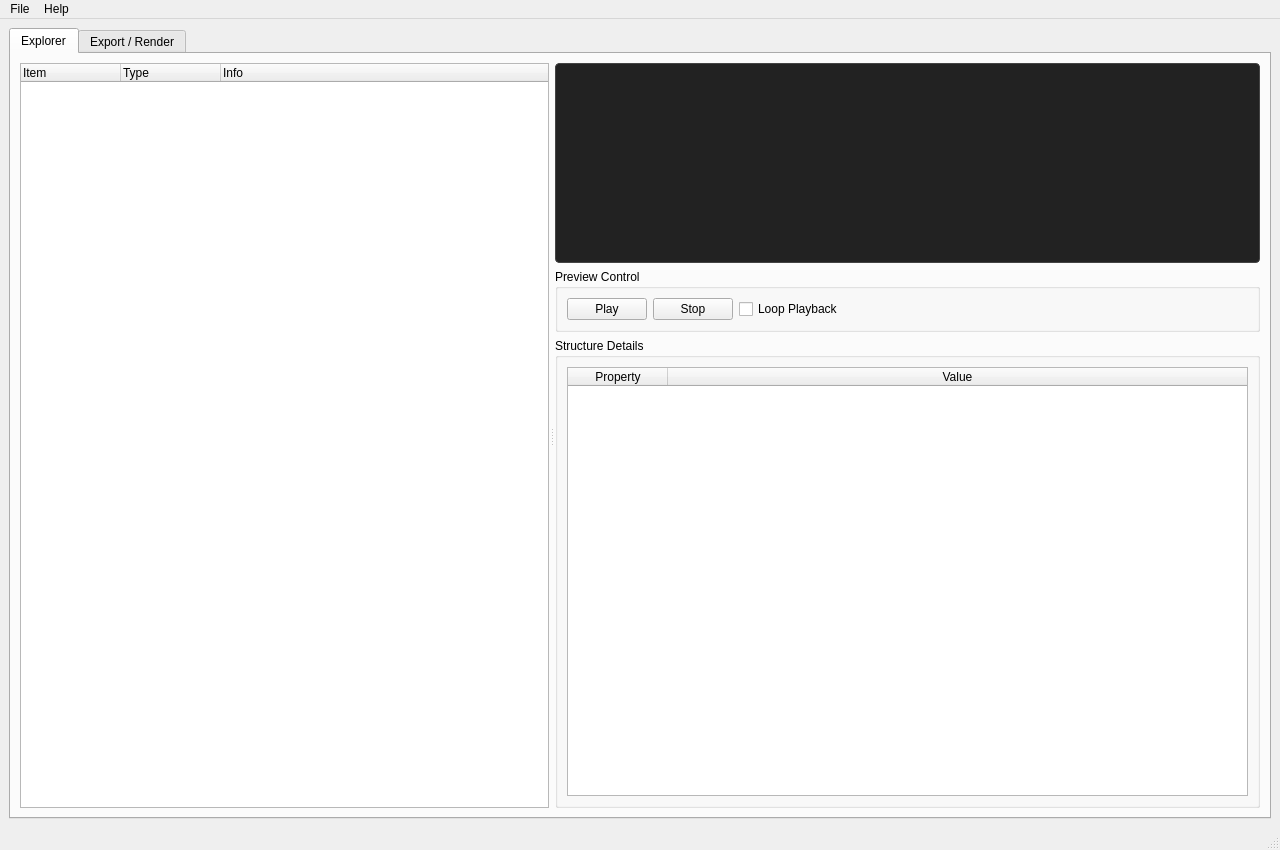
<?xml version="1.0" encoding="UTF-8"?>
<ui version="4.0">
 <class>MainWindow</class>
 <widget class="QMainWindow" name="MainWindow">
  <property name="geometry">
   <rect>
    <x>0</x>
    <y>0</y>
    <width>1280</width>
    <height>850</height>
   </rect>
  </property>
  <property name="windowTitle">
   <string>ApePlayer</string>
  </property>
  <widget class="QWidget" name="centralwidget">
   <layout class="QVBoxLayout" name="mainLayout">
    <property name="leftMargin">
     <number>9</number>
    </property>
    <property name="topMargin">
     <number>9</number>
    </property>
    <property name="rightMargin">
     <number>9</number>
    </property>
    <property name="bottomMargin">
     <number>9</number>
    </property>
    <item>
     <widget class="QTabWidget" name="mainTabWidget">
      <property name="currentIndex">
       <number>0</number>
      </property>
      <widget class="QWidget" name="tabExplorer">
       <attribute name="title">
        <string>Explorer</string>
       </attribute>
       <layout class="QVBoxLayout" name="explorerLayout">
        <item>
         <widget class="QSplitter" name="splitter">
          <property name="orientation">
           <enum>Qt::Orientation::Horizontal</enum>
          </property>
          <property name="handleWidth">
           <number>6</number>
          </property>
          <property name="childrenCollapsible">
           <bool>false</bool>
          </property>
          <widget class="QTreeWidget" name="treeWidget">
           <property name="alternatingRowColors">
            <bool>true</bool>
           </property>
           <property name="selectionMode">
            <enum>QAbstractItemView::SelectionMode::SingleSelection</enum>
           </property>
           <property name="animated">
            <bool>true</bool>
           </property>
           <property name="allColumnsShowFocus">
            <bool>true</bool>
           </property>
           <attribute name="headerStretchLastSection">
            <bool>true</bool>
           </attribute>
           <column>
            <property name="text">
             <string>Item</string>
            </property>
           </column>
           <column>
            <property name="text">
             <string>Type</string>
            </property>
           </column>
           <column>
            <property name="text">
             <string>Info</string>
            </property>
           </column>
          </widget>
          <widget class="QWidget" name="rightPanel" native="true">
           <layout class="QVBoxLayout" name="vLayoutRight">
            <property name="leftMargin">
             <number>0</number>
            </property>
            <property name="topMargin">
             <number>0</number>
            </property>
            <property name="rightMargin">
             <number>0</number>
            </property>
            <property name="bottomMargin">
             <number>0</number>
            </property>
            <item>
             <widget class="QFrame" name="waveformFrame">
              <property name="minimumSize">
               <size>
                <width>0</width>
                <height>200</height>
               </size>
              </property>
              <property name="styleSheet">
               <string notr="true">background-color: #222; border: 1px solid #444; border-radius: 4px;</string>
              </property>
              <property name="frameShape">
               <enum>QFrame::Shape::StyledPanel</enum>
              </property>
              <layout class="QVBoxLayout" name="waveformLayout"/>
             </widget>
            </item>
            <item>
             <widget class="QGroupBox" name="grpControls">
              <property name="title">
               <string>Preview Control</string>
              </property>
              <layout class="QHBoxLayout" name="ctlLayout">
               <item>
                <widget class="QPushButton" name="btnPlay">
                 <property name="text">
                  <string>Play</string>
                 </property>
                 <property name="icon">
                  <iconset theme="media-playback-start"/>
                 </property>
                </widget>
               </item>
               <item>
                <widget class="QPushButton" name="btnStop">
                 <property name="text">
                  <string>Stop</string>
                 </property>
                 <property name="icon">
                  <iconset theme="media-playback-stop"/>
                 </property>
                </widget>
               </item>
               <item>
                <widget class="QCheckBox" name="chkLoop">
                 <property name="text">
                  <string>Loop Playback</string>
                 </property>
                </widget>
               </item>
               <item>
                <spacer name="horizontalSpacer">
                 <property name="orientation">
                  <enum>Qt::Orientation::Horizontal</enum>
                 </property>
                 <property name="sizeHint" stdset="0">
                  <size>
                   <width>40</width>
                   <height>20</height>
                  </size>
                 </property>
                </spacer>
               </item>
              </layout>
             </widget>
            </item>
            <item>
             <widget class="QGroupBox" name="grpInfo">
              <property name="title">
               <string>Structure Details</string>
              </property>
              <layout class="QVBoxLayout" name="infoLayout">
               <item>
                <widget class="QTableWidget" name="propTable">
                 <property name="alternatingRowColors">
                  <bool>true</bool>
                 </property>
                 <property name="selectionMode">
                  <enum>QAbstractItemView::SelectionMode::SingleSelection</enum>
                 </property>
                 <property name="selectionBehavior">
                  <enum>QAbstractItemView::SelectionBehavior::SelectRows</enum>
                 </property>
                 <attribute name="horizontalHeaderStretchLastSection">
                  <bool>true</bool>
                 </attribute>
                 <attribute name="verticalHeaderVisible">
                  <bool>false</bool>
                 </attribute>
                 <column>
                  <property name="text">
                   <string>Property</string>
                  </property>
                 </column>
                 <column>
                  <property name="text">
                   <string>Value</string>
                  </property>
                 </column>
                </widget>
               </item>
              </layout>
             </widget>
            </item>
           </layout>
          </widget>
         </widget>
        </item>
       </layout>
      </widget>
      <widget class="QWidget" name="tabExport">
       <attribute name="title">
        <string>Export / Render</string>
       </attribute>
       <layout class="QVBoxLayout" name="vLayoutExport">
        <item>
         <widget class="QGroupBox" name="grpWav">
          <property name="title">
           <string>WAV Render</string>
          </property>
          <layout class="QGridLayout" name="gridWav">
           <item row="0" column="0">
            <widget class="QLabel" name="lbSq">
             <property name="text">
              <string>Sequence File (SQ/MID):</string>
             </property>
            </widget>
           </item>
           <item row="0" column="1">
            <widget class="QLineEdit" name="le_sqPath">
             <property name="placeholderText">
              <string>Select a sequence file...</string>
             </property>
            </widget>
           </item>
           <item row="0" column="2">
            <widget class="QToolButton" name="btnBrowseSq">
             <property name="text">
              <string>...</string>
             </property>
             <property name="icon">
              <iconset theme="document-open"/>
             </property>
            </widget>
           </item>
           <item row="1" column="0" colspan="2">
            <widget class="QCheckBox" name="chkReverb">
             <property name="text">
              <string>Enable generic reverb processing</string>
             </property>
             <property name="checked">
              <bool>true</bool>
             </property>
            </widget>
           </item>
           <item row="1" column="2">
            <widget class="QPushButton" name="btnRenderWav">
             <property name="text">
              <string>Render WAV</string>
             </property>
             <property name="icon">
              <iconset theme="media-record"/>
             </property>
            </widget>
           </item>
          </layout>
         </widget>
        </item>
        <item>
         <widget class="QGroupBox" name="grpBulk">
          <property name="title">
           <string>Operations</string>
          </property>
          <layout class="QVBoxLayout" name="bulkLayout">
           <item>
            <widget class="QLabel" name="lbBulk">
             <property name="text">
              <string>Convert entire directory of .HD files to .SF2 SoundFonts and .SQ files to MIDI.</string>
             </property>
             <property name="wordWrap">
              <bool>true</bool>
             </property>
            </widget>
           </item>
           <item>
            <widget class="QPushButton" name="btnBulk">
             <property name="text">
              <string>Start Bulk Export...</string>
             </property>
             <property name="icon">
              <iconset theme="system-run"/>
             </property>
            </widget>
           </item>
           <item>
            <widget class="QPushButton" name="btnSeq2Midi">
             <property name="text">
              <string>Convert SQ to MIDI...</string>
             </property>
             <property name="icon">
              <iconset theme="audio-x-generic"/>
             </property>
            </widget>
           </item>
          </layout>
         </widget>
        </item>
        <item>
         <widget class="QGroupBox" name="grpLog">
          <property name="title">
           <string>Output Log</string>
          </property>
          <layout class="QVBoxLayout" name="verticalLayout_2">
           <item>
            <widget class="QPlainTextEdit" name="logOutput">
             <property name="readOnly">
              <bool>true</bool>
             </property>
             <property name="plainText">
              <string>Ready.</string>
             </property>
            </widget>
           </item>
           <item>
            <widget class="QProgressBar" name="progressBar">
             <property name="value">
              <number>0</number>
             </property>
            </widget>
           </item>
          </layout>
         </widget>
        </item>
       </layout>
      </widget>
     </widget>
    </item>
   </layout>
  </widget>
  <widget class="QMenuBar" name="menubar">
   <property name="geometry">
    <rect>
     <x>0</x>
     <y>0</y>
     <width>1280</width>
     <height>22</height>
    </rect>
   </property>
   <widget class="QMenu" name="menuFile">
    <property name="title">
     <string>File</string>
    </property>
    <addaction name="actionOpen_HD"/>
    <addaction name="actionExportSF2"/>
    <addaction name="separator"/>
    <addaction name="actionClose"/>
   </widget>
   <widget class="QMenu" name="menuHelp">
    <property name="title">
     <string>Help</string>
    </property>
    <addaction name="actionAbout"/>
    <addaction name="actionAboutQt"/>
   </widget>
   <addaction name="menuFile"/>
   <addaction name="menuHelp"/>
  </widget>
  <widget class="QStatusBar" name="statusbar"/>
  <action name="actionOpen_HD">
   <property name="icon">
    <iconset theme="document-open"/>
   </property>
   <property name="text">
    <string>Open .HD File...</string>
   </property>
   <property name="shortcut">
    <string>Ctrl+O</string>
   </property>
  </action>
  <action name="actionClose">
   <property name="icon">
    <iconset theme="application-exit"/>
   </property>
   <property name="text">
    <string>Close</string>
   </property>
   <property name="shortcut">
    <string>Ctrl+Q</string>
   </property>
  </action>
  <action name="actionExportSF2">
   <property name="icon">
    <iconset theme="document-save-as"/>
   </property>
   <property name="text">
    <string>Export Current to SF2...</string>
   </property>
   <property name="shortcut">
    <string>Ctrl+E</string>
   </property>
  </action>
  <action name="actionAbout">
   <property name="icon">
    <iconset theme="help-about"/>
   </property>
   <property name="text">
    <string>About ApePlayer...</string>
   </property>
  </action>
  <action name="actionAboutQt">
   <property name="text">
    <string>About Qt...</string>
   </property>
  </action>
 </widget>
 <resources/>
 <connections/>
</ui>
